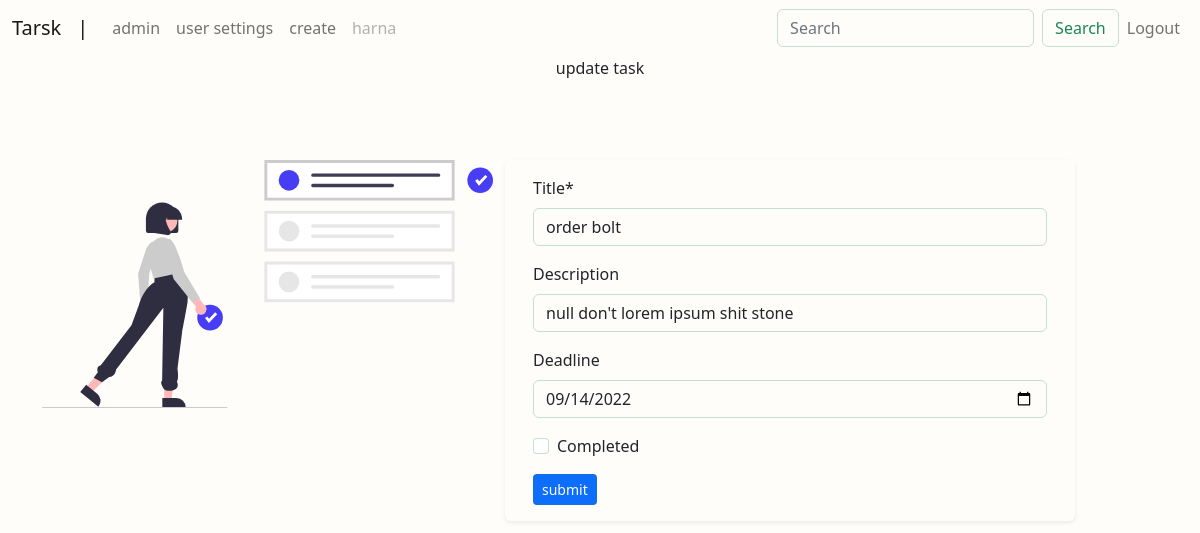
The app's page /task/order-bolt/update/ (signed in), older data.
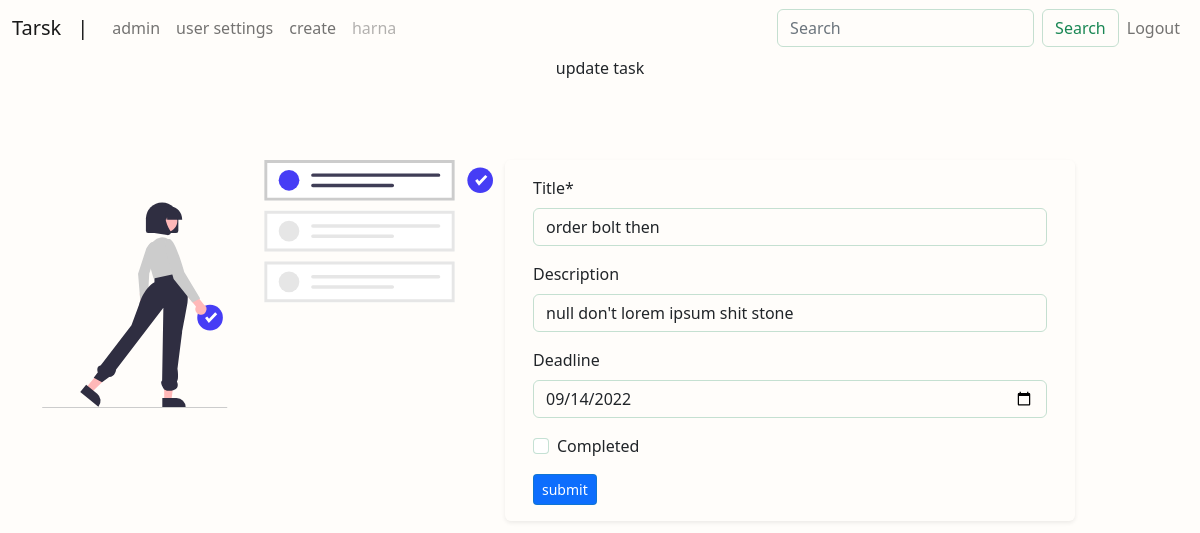
The same page, newer data.
### accounts/models.py (models this page shows, shortened)
class MyUser(AbstractBaseUser):
    email = models.EmailField(
        verbose_name='email address',
        max_length=255,
        unique=True,
    )
    is_active = models.BooleanField(default=True)
    is_admin = models.BooleanField(default=False)
    objects = MyUserManager()
    USERNAME_FIELD = 'email'

class Profile(models.Model):
    user = models.OneToOneField(MyUser, related_name='profile', on_delete=models.CASCADE)
    first_name = models.CharField(max_length=200,null=True,blank=False)
    last_name = models.CharField(max_length=200,null=True)
    date_of_birth = models.DateField(blank=False,null=True)
    phone_number = PhoneNumberField(null=True,blank=True)
    online = models.BooleanField(default=False,blank=True)
    def __str__(self):
        if self.first_name != None:
            return f"{self.first_name}"
        return f"{self.user}'s  profile"

### task/models.py (models this page shows, shortened)
class Task(models.Model):
    title = models.CharField(max_length=200,null=False,blank=False)
    description = models.TextField(blank=True, default='null')
    user = models.ForeignKey(MyUser,on_delete=models.CASCADE,blank=False,null=True,related_name='my_tasks')
    slug = models.SlugField(max_length=100,unique=True,blank=True, null=True)
    time_stamp = models.DateTimeField(auto_now_add=True,blank=True)
    completed = models.BooleanField(default=False,blank=True)
    deadline = models.DateField(blank=True,null=True)
    edited = models.BooleanField(default=False,blank=True)
    class Meta:
        ordering = ('completed','-deadline','time_stamp',)

### task/views.py (the view, shortened to what this page needs)
# urls.py: path('<slug:slug>/update/', update, name='update'),
@login_required(login_url='index')
def update(request,slug):
    context = {}
    task = get_object_or_404(Task,slug=slug)
    form = TaskUpdateForm(request.POST or None, instance=task)
    qs = MyUser.objects.all()
    context = {
        'title': f'update-{task.title}', 'task':task, 'update_form':form,
        'qs':qs
    }
    template_name = 'task/update.html'
    return render(request,template_name,context)

### task/forms.py
class TaskUpdateForm(forms.ModelForm,):
    class Meta:
        model = Task
        fields = ('title','description','deadline','completed')
        widgets={
            "title": forms.TextInput(attrs={"class":'border-success border-opacity-25',}),
            "description": forms.TextInput(attrs={"class":'border-success border-opacity-25',}),
            "deadline": Date_input(attrs={"class":'border-success border-opacity-25',}),
            "completed":forms.CheckboxInput(attrs={"class":'border-success border-opacity-25',})
        }

### task/templates/task/update.html (shortened to what this page needs)
{% extends 'accounts/base.html' %}
{% load crispy_forms_tags %}
{% load static %}
{% block content %}
{% if user.is_authenticated %}
  <div class="d-flex justify-content-center">
    <p class="fw-light">update task</p>
  </div>
  <br><br>
  <div class="flex-row gap-3 justify-content-around">
    <div class="row  pt-3">
      <div id="imgdiv" class="col-sm-5 text-center">
            <img class="thumbnail img-responsive"  src="{% static '/images/index.svg' %}"
                style="max-width:100%;height: auto;max-height: 100%;">
     </div>
     <div class="col-sm-6 shadow-sm rounded">
        <form method="post" class="p-3 ">
          {{ update_form|crispy }}
          <button class="btn btn-primary btn-sm border-success border-opacity-25" type="submit">submit</button>
        </form>
      </div>
    </div>
  </div>
  {% else %}
  <p>You are not logged in</p>
  <p><h1>Welcome</h1></p>
  <p><h4><a href="{% url 'login' %}">Log In</a> or <a href="{% url 'account:signup' %}">create account</a></h4></p>
{% endif %}
{% endblock %}

### accounts/templates/accounts/base.html (shortened to what this page needs)
{% load static %}
<!doctype html>
<html lang="en">
  <head>
    <link href="https://cdn.jsdelivr.net/npm/bootstrap@5.2.0-beta1/dist/css/bootstrap.min.css" rel="stylesheet">
    <link rel="stylesheet" href="{% static '/css/main.css' %}">
  </head>
  <body>
    <nav class=" navbar navbar-expand-lg">
      <div class="container-fluid h-25">
        <a class="navbar-brand"
        {% if request.user.is_authenticated %}
              href="{% url 'task:dashboard' %}"
              {% else %}
              href="http://127.0.0.1:8000/"
              {% endif %}
        >Tarsk</a>
        <a class="navbar-brand" href="#">|</a>
        <div class="collapse navbar-collapse" id="navbarSupportedContent">
          <ul class="navbar-nav me-auto mb-2 mb-lg-0">
            {% if user.is_admin %}
            <li class="nav-item">
              <a class="nav-link" href="http://127.0.0.1:8000/admin/">admin</a>
            </li>
            {% endif %}
            {% if user.is_authenticated %}
            <li class="nav-item">
              <a class="nav-link" href="{% url 'accounts:settings' %}">user settings</a>
            </li>
            <li class="nav-item">
              <a class="nav-link" href="{% url 'task:create_task' %}">create</a>
            </li>
            <li class="nav-item">
              <a class="nav-link disabled">{{request.user.profile}}</a>
            </li>
            {% endif %}
          </ul>
          {% if request.user.is_authenticated %}
          <form class="d-flex" role="search" method="GET" action="{% url 'task:search' %}">
            <input class="form-control me-2 border-success border-opacity-25" type="search" placeholder="Search" aria-label="Search" name="q">
            <button class="btn btn-outline-success border-success border-opacity-25" type="search">Search</button>
          </form>
          <ul class="navbar-nav">
            <li class="nav-item">
              <a class="nav-link" href="{% url 'accounts:logout' %}"> Logout</a>
            </li>
          {% endif %}
          </ul>
        </div>
      </div>
    </nav>
    <div class="container" style="background-size: cover; height: 100vh;">
      {% block content %}
      {% endblock %}
    </div>
  </body>
</html>

### accounts/static/css/main.css (style rules this page uses)
body { background-color:rgb(255, 253, 250); background-size: cover; }
.card,.form-control { background-color: transparent; border-color:rgb(117, 117, 117); }

Row changes from the older to the newer data that the page shows:
changed Task "null don't lorem ipsum shit stone": title "order bolt" → "order bolt then"
